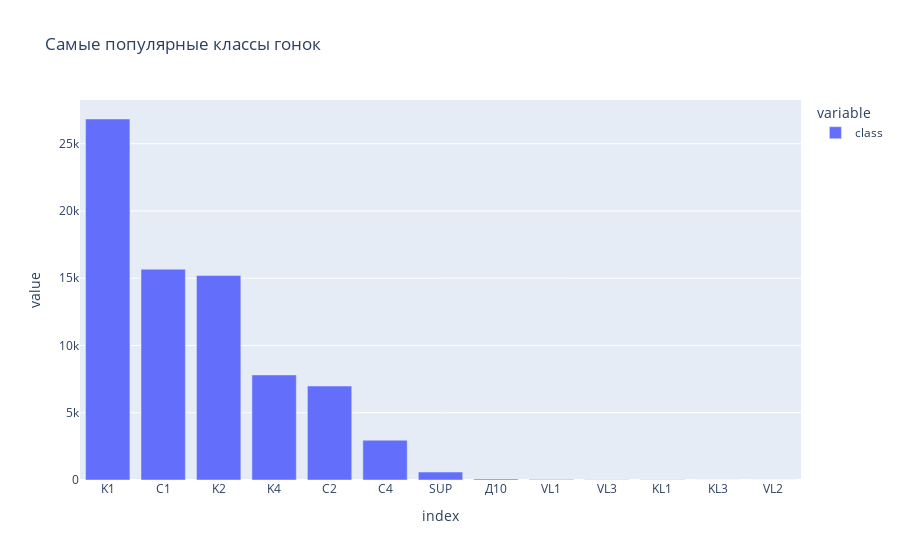

Notebook code for this chart:
### Code cell
# 
stage_class = df['class'].value_counts()
fig = px.bar(stage_class, title='Самые популярные классы гонок')
fig

### Figure 1 — Plotly figure (JSON) as saved in the notebook; plotly's stock layout.template omitted (floating-point values rounded to 4 significant figures)
{"data": [{"alignmentgroup": "True", "hovertemplate": "variable=class<br>index=%{x}<br>value=%{y}<extra></extra>", "legendgroup": "class", "marker": {"color": "#636efa", "pattern": {"shape": ""}}, "name": "class", "offsetgroup": "class", "orientation": "v", "showlegend": true, "textposition": "auto", "type": "bar", "x": ["K1", "C1", "K2", "K4", "C2", "C4", "SUP", "Д10", "VL1", "VL3", "KL1", "KL3", "VL2"], "xaxis": "x", "y": [26835, 15671, 15197, 7811, 6983, 2958, 592, 76, 29, 16, 13, 6, 4], "yaxis": "y"}], "layout": {"autosize": true, "barmode": "relative", "legend": {"title": {"text": "variable"}, "tracegroupgap": 0}, "title": {"text": "Самые популярные классы гонок"}, "xaxis": {"anchor": "y", "autorange": true, "domain": [0, 1], "range": [-0.5, 12.5], "title": {"text": "index"}, "type": "category"}, "yaxis": {"anchor": "x", "autorange": true, "domain": [0, 1], "range": [0, 28250.0], "title": {"text": "value"}, "type": "linear"}}}
